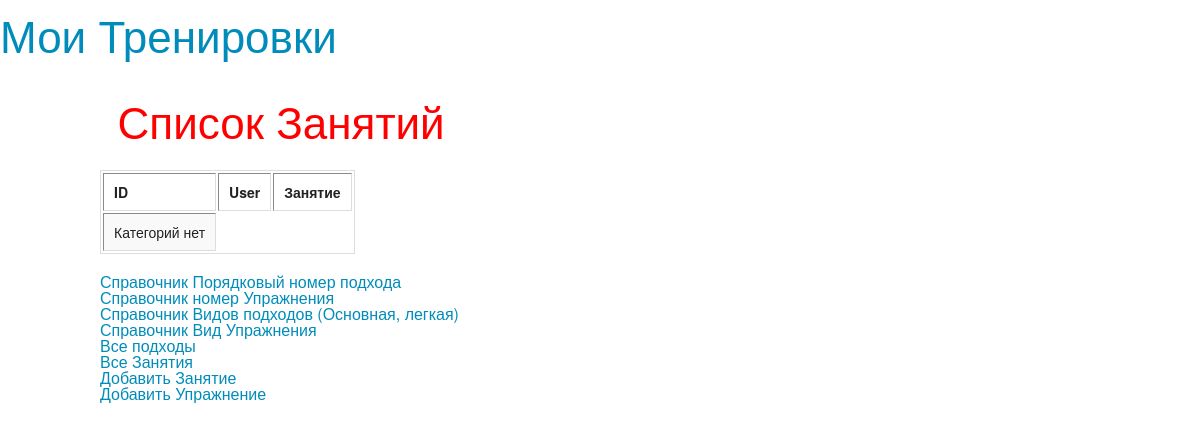
/zanyatiya/, run on an earlier commit of the app's database.
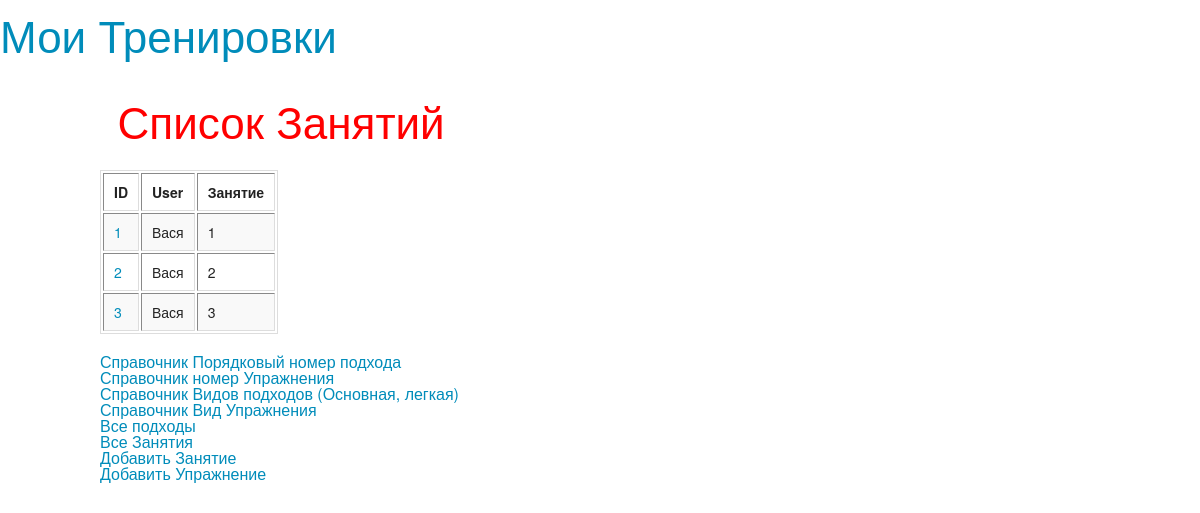
And on a later commit of the database.
### trenirovka/models.py (models this page shows, shortened)
class Zanyatie(models.Model):
	user = models.CharField(max_length=100)
	date = models.CharField(max_length=100)

### trenirovka/views.py (the view)
# urls.py: url(r'^zanyatiya/$', 'trenirovka.views.vse_zanyatiya'),
def vse_zanyatiya (request) :
	vse_zanyatiya_list = Zanyatie.objects.all()
	return render_to_response ('vse_zanyatiya.html', locals() )

### trenirovka/templates/vse_zanyatiya.html
{% extends "index.html" %}
{% block sidebar %}
<ul>
		<h1>
		  Список Занятий
		</h1>
</ul>
{% endblock %}
{% block content%}
		<table border="1">
					<td  style="font-weight:bold" > ID</td>
					<td  style="font-weight:bold" >User</td>
					<td  style="font-weight:bold" > Занятие</td>
			{% for item in vse_zanyatiya_list %}
				<tr>
					<td><a href="/zanyatiya/get/{{item.id}}/">{{item.id}}</a></td>
					<td>{{item.user}}</td>
					<td>{{item.date}}</td>
				</tr>
			{% empty %}
				<tr><td>Категорий нет</td></tr>
			{% endfor%}
		</table>
{% endblock %}

### templates/index.html (shortened to what this page needs)
{% load staticfiles %}
<!DOCTYPE html>
<html>
<head>
    <link rel="stylesheet" type="text/css" href="{% static "css/foundation.css" %}">
</head>
<body>
<h1><a href="/">Мои Тренировки</a></h1>
<div class="row">
{% block sidebar %}  {% endblock %}
{% block content %} This is content area {% endblock %}
    <div>
        <a href="/podhodi/"> Справочник Порядковый номер подхода</a>
    </div>
    <div>
        <a href="/ypr/"> Справочник номер Упражнения</a>
    </div>
    <div>
        <a href="/vid_podhoda/"> Справочник Видов подходов (Основная, легкая)</a>
    </div>
    <div>
        <a href="/vid_treni/"> Справочник Вид Упражнения</a>
    </div>
    <div>
        <a href="/vse_podhodi/"> Все подходы</a>
    </div>
    <div>
        <a href="/zanyatiya/"> Все Занятия</a>
    </div>
    <div>
        <a href="/add_zanyatie/"> Добавить Занятие</a>
    </div>
    <div>
        <a href="/add_vid_ypr/"> Добавить Упражнение</a>
    </div>
</div>
</body>
</html>

What changed in the data, as far as the page shows it:
added Zanyatie: id "1", user "Вася", date "1"
added Zanyatie: id "2", user "Вася", date "2"
added Zanyatie: id "3", user "Вася", date "3"
Also different on the page:
text no longer shown: "Категорий нет"
